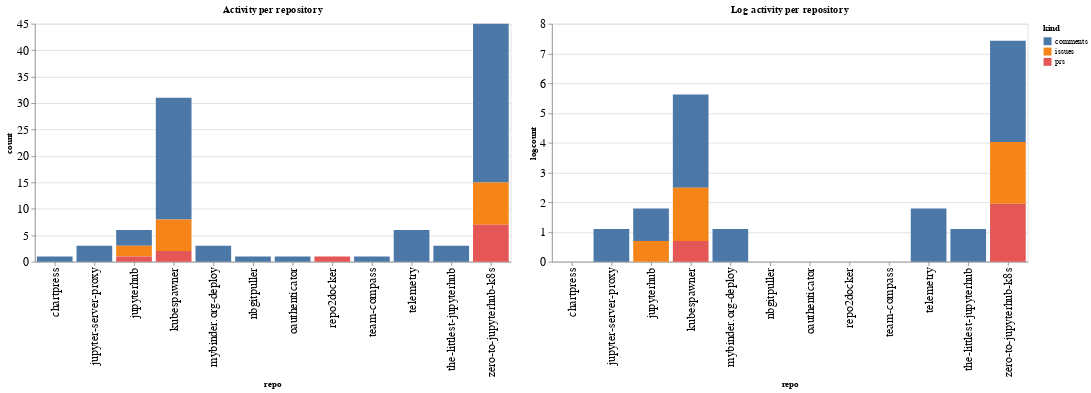

This figure's notebook cell:
### Code cell
ch1 = alt.Chart(repo_summaries, width=600, title="Activity per repository").mark_bar().encode(
    x='repo',
    y='count',
    color='kind',
    tooltip="kind"
)

ch2 = alt.Chart(repo_summaries, width=600, title="Log activity per repository").mark_bar().encode(
    x='repo',
    y='logcount',
    color='kind',
    tooltip="kind"
)

ch1 | ch2

### Figure 1 — Vega-Lite specification as saved in the notebook (floating-point values rounded to 4 significant figures)
{"config": {"axisLeft": {"labelFontSize": 15}, "axisBottom": {"labelFontSize": 15}}, "hconcat": [{"mark": "bar", "encoding": {"color": {"type": "nominal", "field": "kind"}, "tooltip": {"type": "nominal", "field": "kind"}, "x": {"type": "nominal", "field": "repo"}, "y": {"type": "quantitative", "field": "count"}}, "title": "Activity per repository", "width": 600}, {"mark": "bar", "encoding": {"color": {"type": "nominal", "field": "kind"}, "tooltip": {"type": "nominal", "field": "kind"}, "x": {"type": "nominal", "field": "repo"}, "y": {"type": "quantitative", "field": "logcount"}}, "title": "Log activity per repository", "width": 600}], "data": {"name": "data-bc50793dec0f4adb78f253b69a606d67"}, "$schema": "https://vega.github.io/schema/vega-lite/v4.8.1.json", "datasets": {"data-bc50793dec0f4adb78f253b69a606d67": [{"repo": "chartpress", "kind": "comments", "count": 1, "logcount": 0.0}, {"repo": "jupyter-server-proxy", "kind": "comments", "count": 3, "logcount": 1.099}, {"repo": "jupyterhub", "kind": "comments", "count": 3, "logcount": 1.099}, {"repo": "jupyterhub", "kind": "issues", "count": 2, "logcount": 0.6931}, {"repo": "jupyterhub", "kind": "prs", "count": 1, "logcount": 0.0}, {"repo": "kubespawner", "kind": "comments", "count": 23, "logcount": 3.135}, {"repo": "kubespawner", "kind": "issues", "count": 6, "logcount": 1.792}, {"repo": "kubespawner", "kind": "prs", "count": 2, "logcount": 0.6931}, {"repo": "mybinder.org-deploy", "kind": "comments", "count": 3, "logcount": 1.099}, {"repo": "nbgitpuller", "kind": "comments", "count": 1, "logcount": 0.0}, {"repo": "oauthenticator", "kind": "comments", "count": 1, "logcount": 0.0}, {"repo": "repo2docker", "kind": "prs", "count": 1, "logcount": 0.0}, {"repo": "team-compass", "kind": "comments", "count": 1, "logcount": 0.0}, {"repo": "telemetry", "kind": "comments", "count": 6, "logcount": 1.792}, {"repo": "the-littlest-jupyterhub", "kind": "comments", "count": 3, "logcount": 1.099}, {"repo": "zero-to-jupyterhub-k8s", "kind": "comments", "count": 30, "logcount": 3.401}, {"repo": "zero-to-jupyterhub-k8s", "kind": "issues", "count": 8, "logcount": 2.079}, {"repo": "zero-to-jupyterhub-k8s", "kind": "prs", "count": 7, "logcount": 1.946}]}}
